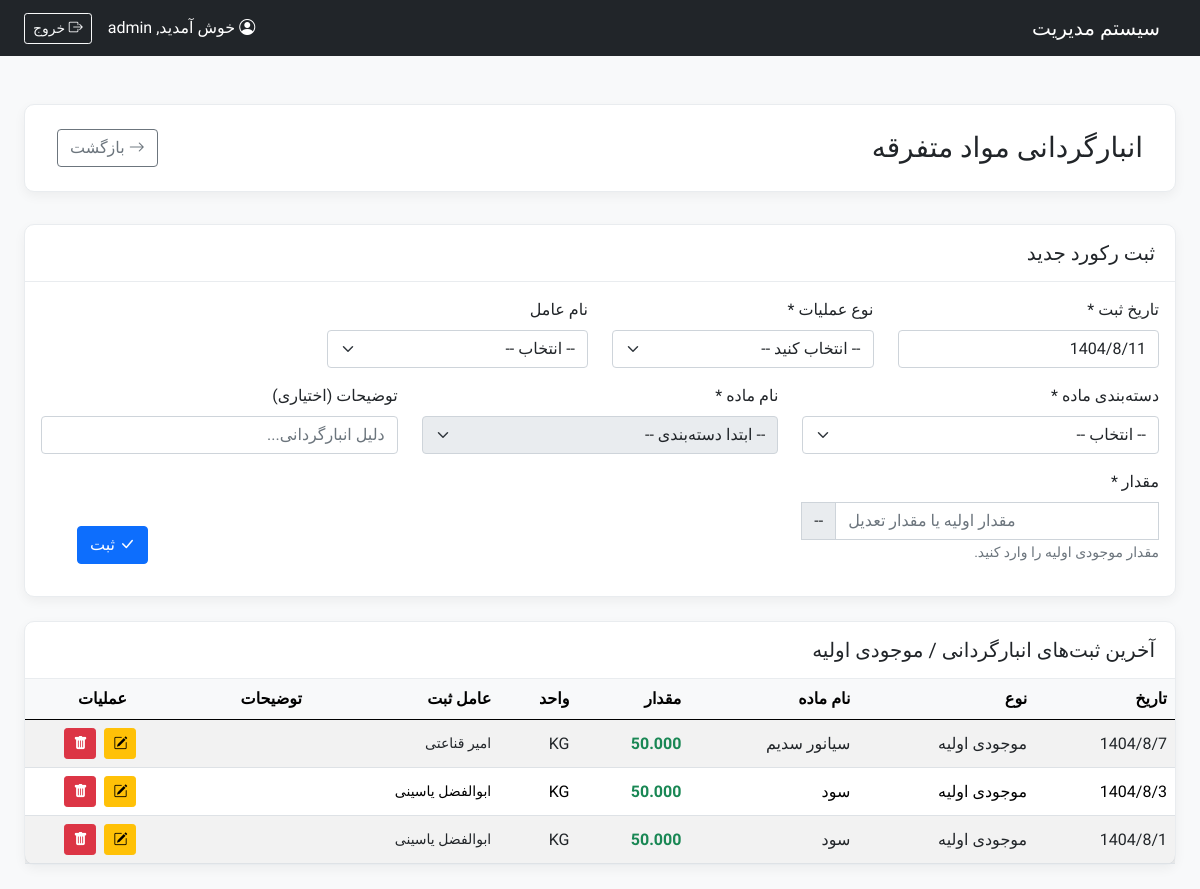
The app's page /modules/Warehouse/misc_stocktake.php (signed in) with its own data.
### tables this page shows
CREATE TABLE `tbl_misc_transactions` (
  `TransactionID` bigint(20) NOT NULL,
  `TransactionDate` datetime NOT NULL DEFAULT current_timestamp(),
  `ItemID` int(11) NOT NULL,
  `TransactionTypeID` int(11) NOT NULL COMMENT 'FK به جدول انواع تراکنش (ورود، خروج، کسر، اضافه)',
  `Quantity` decimal(10,3) NOT NULL COMMENT 'مقدار (مثبت برای ورود/اضافه، منفی برای خروج/کسر)',
  `OperatorEmployeeID` int(11) DEFAULT NULL COMMENT 'FK به جدول کارمندان (عامل)',
  `Description` text DEFAULT NULL COMMENT 'توضیحات (مثلاً برای انبارگردانی)'
);

CREATE TABLE `tbl_transaction_types` (
  `TypeID` int(11) NOT NULL,
  `TypeName` varchar(100) NOT NULL,
  `StockEffect` smallint(6) NOT NULL DEFAULT 0 COMMENT '1 برای افزایش, -1 برای کاهش, 0 بی‌اثر'
);

CREATE TABLE `tbl_misc_items` (
  `ItemID` int(11) NOT NULL,
  `ItemName` varchar(255) NOT NULL,
  `CategoryID` int(11) NOT NULL,
  `Unit` varchar(50) NOT NULL COMMENT 'واحد اندازه‌گیری',
  `UnitID` int(11) NOT NULL COMMENT 'FK به جدول واحدهای اندازه‌گیری (tbl_units)',
  `SafetyStock` decimal(10,3) DEFAULT NULL COMMENT 'موجودی اطمینان (اختیاری)'
);

CREATE TABLE `tbl_units` (
  `UnitID` int(11) NOT NULL,
  `UnitName` varchar(50) NOT NULL,
  `Symbol` varchar(10) NOT NULL
);

CREATE TABLE `tbl_employees` (
  `EmployeeID` int(11) NOT NULL,
  `name` varchar(255) NOT NULL,
  `DepartmentID` int(11) DEFAULT NULL,
  `JobTitle` varchar(150) DEFAULT NULL,
  `HireDate` date DEFAULT NULL,
  `Status` enum('Active','Inactive') NOT NULL DEFAULT 'Active'
);

### config/functions.php (called while the page is built, shortened)
<?php
if (!function_exists('jdf_gregorian_to_jalali')) {
    require_once __DIR__ . '/../lib/jdf.php';
}
function to_jalali($gregorian_date) {
    $datetime_parts = explode(' ', $gregorian_date);
    $date_part = $datetime_parts[0];
    $parts = explode('-', $date_part);
    if (count($parts) === 3 && is_numeric($parts[0]) && is_numeric($parts[1]) && is_numeric($parts[2])) {
        list($g_y, $g_m, $g_d) = $parts;
         if ($g_y > 0) {
            return jdf_gregorian_to_jalali($g_y, $g_m, $g_d, '/');
        }
    }
    return '';
}
?>

### lib/jdf.php (called while the page is built, shortened)
<?php
function jdf_div($a,$b)
{
	return (int) ($a / $b);
}
function jdf_gregorian_to_jalali($g_y, $g_m, $g_d, $mod='')
{
	$g_days_in_month = array(31, 28, 31, 30, 31, 30, 31, 31, 30, 31, 30, 31);
	$j_days_in_month = array(31, 31, 31, 31, 31, 31, 30, 30, 30, 30, 30, 29);
	$gy = $g_y-1600;
	$gm = $g_m-1;
	$gd = $g_d-1;
	$g_day_no = 365*$gy+jdf_div($gy+3,4)-jdf_div($gy+99,100)+jdf_div($gy+399,400);
	for ($i=0; $i < $gm; ++$i)
		$g_day_no += $g_days_in_month[$i];
	$g_day_no += $gd;
	$j_day_no = $g_day_no-79;
	$j_np = jdf_div($j_day_no, 12053);
	$j_day_no = $j_day_no % 12053;
	$jy = 979+33*$j_np+4*jdf_div($j_day_no,1461);
	$j_day_no %= 1461;
	if ($j_day_no >= 366)
	{
		$jy += jdf_div($j_day_no-1, 365);
		$j_day_no = ($j_day_no-1)%365;
	}
	for ($i = 0; $i < 11 && $j_day_no >= $j_days_in_month[$i]; ++$i)
		$j_day_no -= $j_days_in_month[$i];
	$jm = $i+1;
	$jd = $j_day_no+1;
	return ($mod=='')?array($jy,$jm,$jd):$jy.$mod.$jm.$mod.$jd;
}
?>

### config/crud_helpers.php (called while the page is built, shortened)
<?php
function find_all(PDO $pdo, string $sql, array $params = []): array
{
    try {
        $stmt = $pdo->prepare($sql);
        $stmt->execute($params);
        return $stmt->fetchAll(PDO::FETCH_ASSOC);
    } catch (PDOException $e) {
        error_log("Error in find_all: " . $e->getMessage() . " | SQL: " . $sql . " | Params: " . print_r($params, true));
        return [];
    }
}
?>

### modules/Warehouse/misc_stocktake.php (the view, shortened to what this page needs)
<?php
require_once __DIR__ . '/../../config/init.php';
$employees = find_all($pdo, "SELECT EmployeeID, name FROM tbl_employees ORDER BY name");
$quotedTypeNames = implode(',', array_map(function ($name) use ($pdo) { return $pdo->quote($name); }, STOCKTAKE_TYPE_NAMES));
$editMode = false;
$initial_log_date_jalali = $_SESSION['misc_stocktake_log_date'] ?? to_jalali(date('Y-m-d'));
$current_page = isset($_GET['page']) && is_numeric($_GET['page']) ? (int)$_GET['page'] : 1;
$offset = ($current_page - 1) * RECORDS_PER_PAGE;
$history_query = "
    SELECT t.*, mi.ItemName, u.Symbol as UnitSymbol, tt.TypeName as TransactionTypeName, tt.StockEffect, op.name as OperatorName
    FROM tbl_misc_transactions t
    JOIN tbl_misc_items mi ON t.ItemID = mi.ItemID
    JOIN tbl_units u ON mi.UnitID = u.UnitID
    JOIN tbl_transaction_types tt ON t.TransactionTypeID = tt.TypeID
    LEFT JOIN tbl_employees op ON t.OperatorEmployeeID = op.EmployeeID
    WHERE tt.TypeName IN ($quotedTypeNames)
    ORDER BY t.TransactionDate DESC, t.TransactionID DESC
    LIMIT :limit OFFSET :offset
";
$history_stmt = $pdo->prepare($history_query);
$history_stmt->bindValue(':limit', RECORDS_PER_PAGE, PDO::PARAM_INT);
$history_stmt->bindValue(':offset', $offset, PDO::PARAM_INT);
$history_stmt->execute();
$recentStocktakes = $history_stmt->fetchAll(PDO::FETCH_ASSOC);
$pageTitle = "انبارگردانی مواد متفرقه";
include __DIR__ . '/../../templates/header.php';
?>
<div class="page-header d-flex justify-content-between align-items-center">
    <h1 class="h3 mb-0"><?php echo $pageTitle; ?></h1>
    <a href="misc_index.php" class="btn btn-outline-secondary"><i class="bi bi-arrow-right"></i> بازگشت</a>
</div>
<form id="stocktake-form">
    <div class="card content-card mb-4">
        <div class="card-header d-flex justify-content-between align-items-center">
            <h5 class="mb-0"><?php echo $editMode ? 'ویرایش رکورد انبارگردانی' : 'ثبت رکورد جدید'; ?></h5>
        </div>
        <div class="card-body">
            <div class="row">
                <div class="col-md-3 mb-3">
                    <label for="transaction_date" class="form-label">تاریخ ثبت *</label>
                    <input type="text" id="transaction_date" name="transaction_date" class="form-control persian-date persistent-input" data-session-key="misc_stocktake_log_date"
                           value="<?php echo $initial_log_date_jalali; ?>" required>
                </div>
                 <div class="col-md-3 mb-3">
                    <label for="transaction_type_id" class="form-label">نوع عملیات *</label>
                    <select id="transaction_type_id" name="transaction_type_id" class="form-select" required>
                        <option value="">-- انتخاب کنید --</option>
                    </select>
                </div>
                 <div class="col-md-3 mb-3">
                    <label for="operator_employee_id" class="form-label">نام عامل</label>
                    <select id="operator_employee_id" name="operator_employee_id" class="form-select">
                        <option value="">-- انتخاب --</option>
                    </select>
                </div>
            </div>
            <div class="row">
                 <div class="col-md-4 mb-3">
                     <label for="category_id" class="form-label">دسته‌بندی ماده *</label>
                     <select id="category_id" name="category_id" class="form-select" required>
                         <option value="">-- انتخاب --</option>
                     </select>
                 </div>
                 <div class="col-md-4 mb-3">
                      <label for="item_id" class="form-label">نام ماده *</label>
                      <select id="item_id" name="item_id" class="form-select" required disabled>
                         <option value="">-- ابتدا دسته‌بندی --</option>
                      </select>
                 </div>
                 <div class="col-md-4 mb-3">
                    <label for="description" class="form-label">توضیحات (اختیاری)</label>
                    <input type="text" id="description" name="description" class="form-control" placeholder="دلیل انبارگردانی...">
                </div>
            </div>
            <div class="row align-items-end">
                 <div class="col-md-4 mb-3">
                     <label for="quantity" class="form-label" id="quantity_label">مقدار *</label>
                     <div class="input-group">
                        <input type="number" step="0.01" id="quantity" name="quantity" class="form-control" placeholder="مقدار اولیه یا مقدار تعدیل" required>
                        <span class="input-group-text" id="quantity-unit">--</span>
                     </div>
                      <small id="quantity-help" class="form-text text-muted"></small>
                 </div>
                 <div class="col-md-8 mb-3 text-end">
                     <button type="submit" id="submit-button" class="btn <?php echo $editMode ? 'btn-warning' : 'btn-primary'; ?>">
                         <i class="bi <?php echo $editMode ? 'bi-save' : 'bi-check-lg'; ?>"></i> <?php echo $editMode ? 'ذخیره تغییرات' : 'ثبت'; ?>
                     </button>
                 </div>
            </div>
        </div>
    </div>
</form>
<div class="card content-card mt-4">
    <div class="card-header"><h5 class="mb-0">آخرین ثبت‌های انبارگردانی / موجودی اولیه</h5></div>
    <div class="card-body p-0">
        <div class="table-responsive">
            <table class="table table-striped table-hover table-sm mb-0">
                <thead>
                    <tr>
                        <th class="p-2">تاریخ</th>
                        <th class="p-2">نوع</th>
                        <th class="p-2">نام ماده</th>
                        <th class="p-2">مقدار</th>
                        <th class="p-2">واحد</th>
                        <th class="p-2">عامل ثبت</th>
                        <th class="p-2">توضیحات</th>
                        <th class="p-2 text-center">عملیات</th>
                    </tr>
                </thead>
                <tbody id="history-tbody">
                    <?php if (empty($recentStocktakes)): ?>
                        <tr><td colspan="8" class="text-center p-3 text-muted">هنوز رکوردی ثبت نشده است.</td></tr>
                    <?php else: ?>
                        <?php foreach($recentStocktakes as $tx):
                             $quantity = (float)($tx['Quantity'] ?? 0);
                             $effect = (int)($tx['StockEffect'] ?? 0);
                             $displayQuantity = number_format(abs($quantity), 3);
                             $quantityClass = ($effect > 0) ? 'text-success' : (($effect < 0) ? 'text-danger' : '');
                             $quantityPrefix = ($effect < 0) ? '-' : (($effect > 0 && $tx['TransactionTypeName'] != 'موجودی اولیه') ? '+' : '');
                        ?>
                        <tr>
                            <td class="p-2"><?php echo to_jalali($tx['TransactionDate']); ?></td>
                            <td class="p-2"><?php echo htmlspecialchars($tx['TransactionTypeName']); ?></td>
                            <td class="p-2"><?php echo htmlspecialchars($tx['ItemName']); ?></td>
                            <td class="p-2 fw-bold <?php echo $quantityClass; ?>"><?php echo $quantityPrefix . $displayQuantity; ?></td>
                            <td class="p-2"><?php echo htmlspecialchars($tx['UnitSymbol']); ?></td>
                            <td class="p-2 small"><?php echo htmlspecialchars($tx['OperatorName'] ?? '-'); ?></td>
                            <td class="p-2 small"><?php echo htmlspecialchars($tx['Description'] ?? '-'); ?></td>
                            <td class="p-2 text-center text-nowrap">
                                <a href="?edit_id=<?php echo (int)$tx['TransactionID']; ?>&page=<?php echo $current_page; ?>" class="btn btn-warning btn-sm me-1" title="ویرایش">
                                    <i class="bi bi-pencil-square"></i>
                                </a>
                                <button type="button" class="btn btn-danger btn-sm delete-btn" data-tx-id="<?php echo (int)$tx['TransactionID']; ?>" data-bs-toggle="modal" data-bs-target="#deleteConfirmModal" title="حذف">
                                    <i class="bi bi-trash-fill"></i>
                                </button>
                            </td>
                        </tr>
                        <?php endforeach; ?>
                    <?php endif; ?>
                </tbody>
            </table>
        </div>
    </div>
</div>
<?php include __DIR__ . '/../../templates/footer.php'; ?>

### assets/css/style.css (style rules this page uses)
body { font-family: 'Vazirmatn', sans-serif; background-color: #f4f7f9; }
.page-header { background-color: #ffffff; padding: 1.5rem 2rem; border-radius: 10px; margin-bottom: 2rem; box-shadow: 0 4px 12px rgba(0,0,0,0.05); border: 1px solid #e9ecef; }
.content-card { border: 1px solid #e9ecef; border-radius: 10px; box-shadow: 0 4px 12px rgba(0,0,0,0.05); background-color: #ffffff; }
.content-card .card-header { background-color: transparent; border-bottom: 1px solid #e9ecef; font-weight: 600; font-size: 1.1rem; padding: 1rem 1.25rem; }
.table th { font-weight: 600; white-space: nowrap; background-color: #f8f9fa; }
.table td { vertical-align: middle; }

### records on screen
tbl_misc_transactions: TransactionDate "1404/8/7", TransactionTypeID.TypeName "موجودی اولیه", ItemID.ItemName "سیانور سدیم", Quantity "50.000", tbl_units.Symbol "KG", OperatorEmployeeID.name "امیر قناعتی"
tbl_misc_transactions: TransactionDate "1404/8/3", TransactionTypeID.TypeName "موجودی اولیه", ItemID.ItemName "سود", Quantity "50.000", tbl_units.Symbol "KG", OperatorEmployeeID.name "ابوالفضل یاسینی"
tbl_misc_transactions: TransactionDate "1404/8/1", TransactionTypeID.TypeName "موجودی اولیه", ItemID.ItemName "سود", Quantity "50.000", tbl_units.Symbol "KG", OperatorEmployeeID.name "ابوالفضل یاسینی"

### other values on screen
$_SESSION['username'] "admin"
$pageTitle "انبارگردانی مواد متفرقه"
